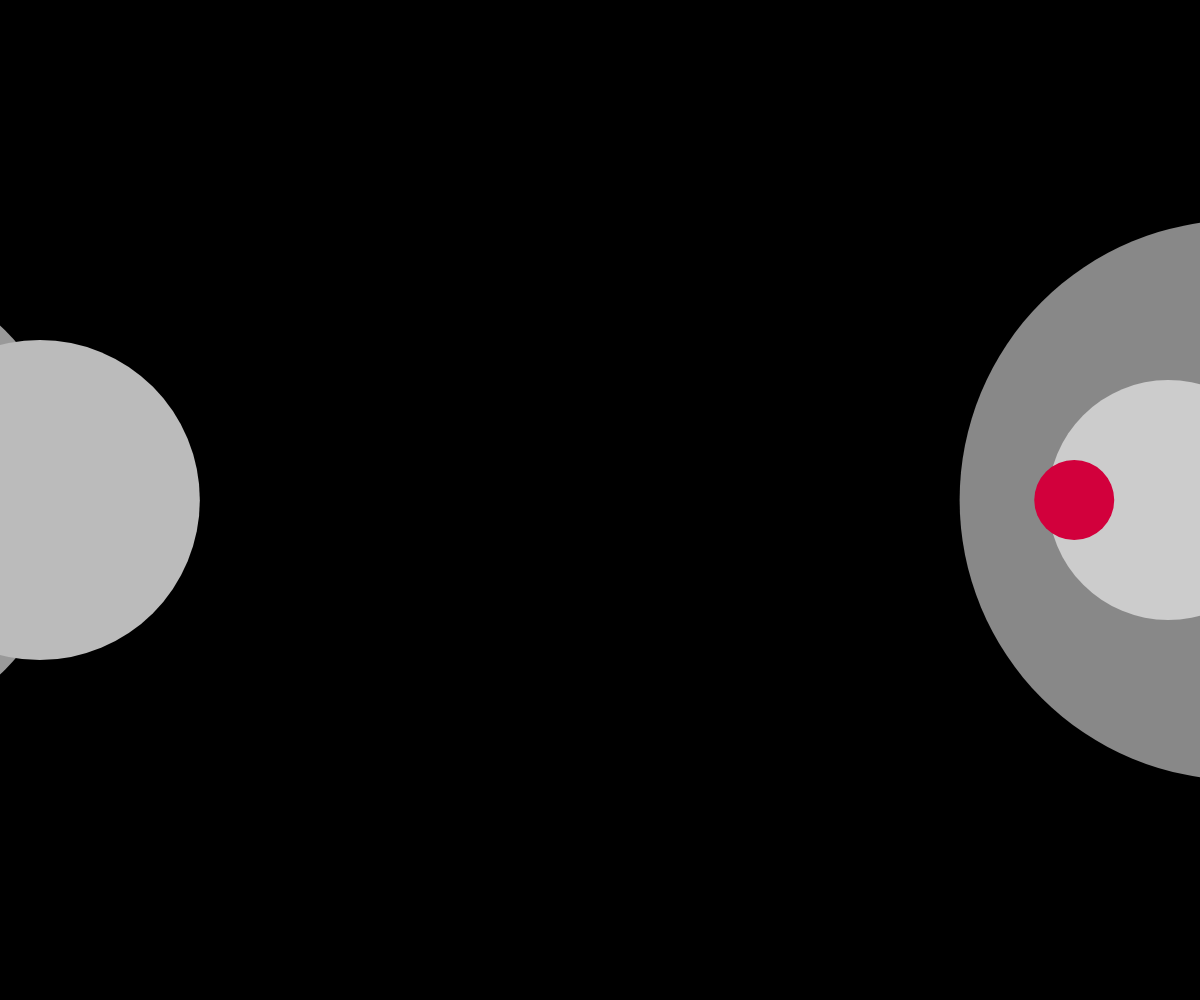
Frame 1 (no input)
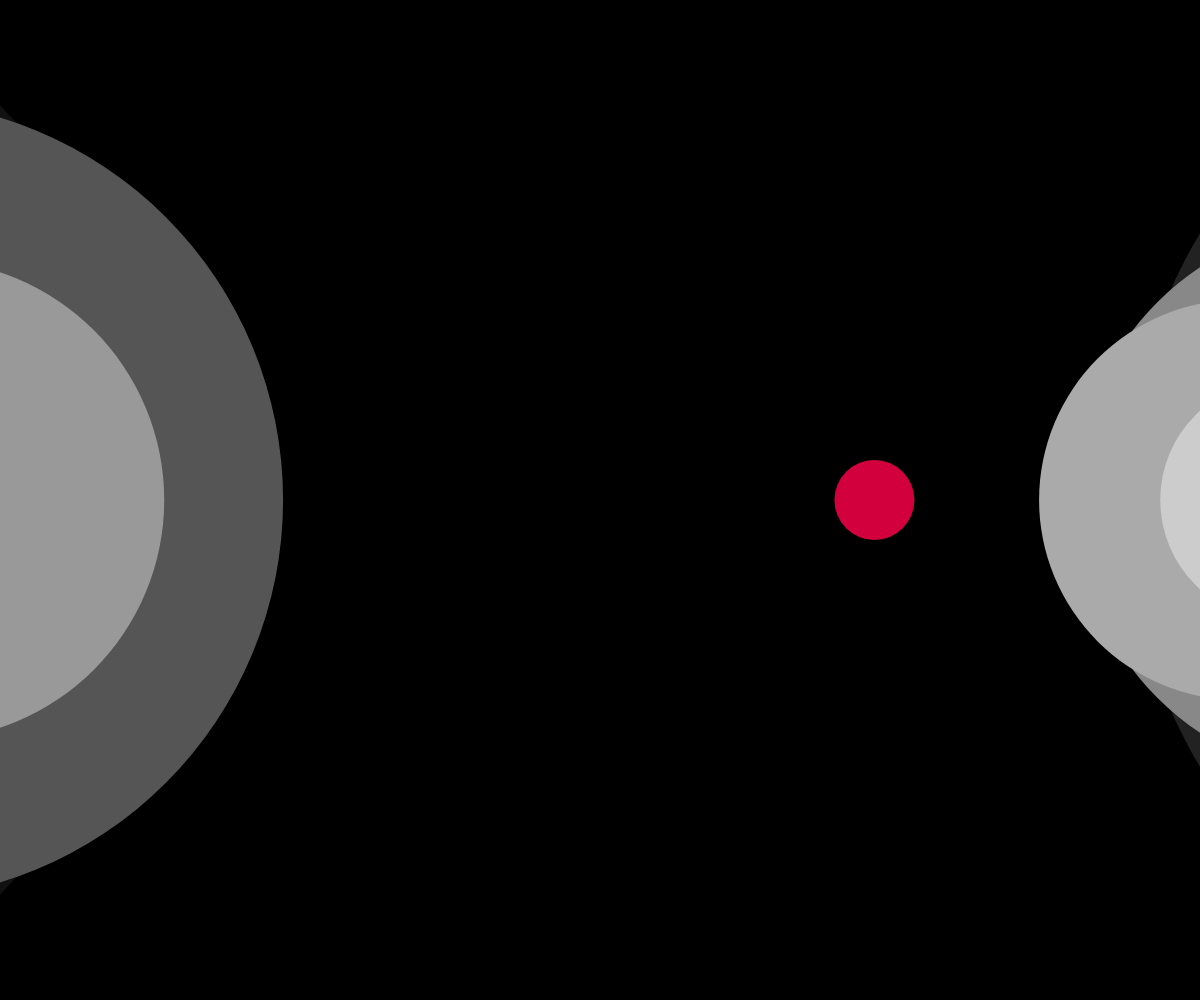
Frame 60 (no input)
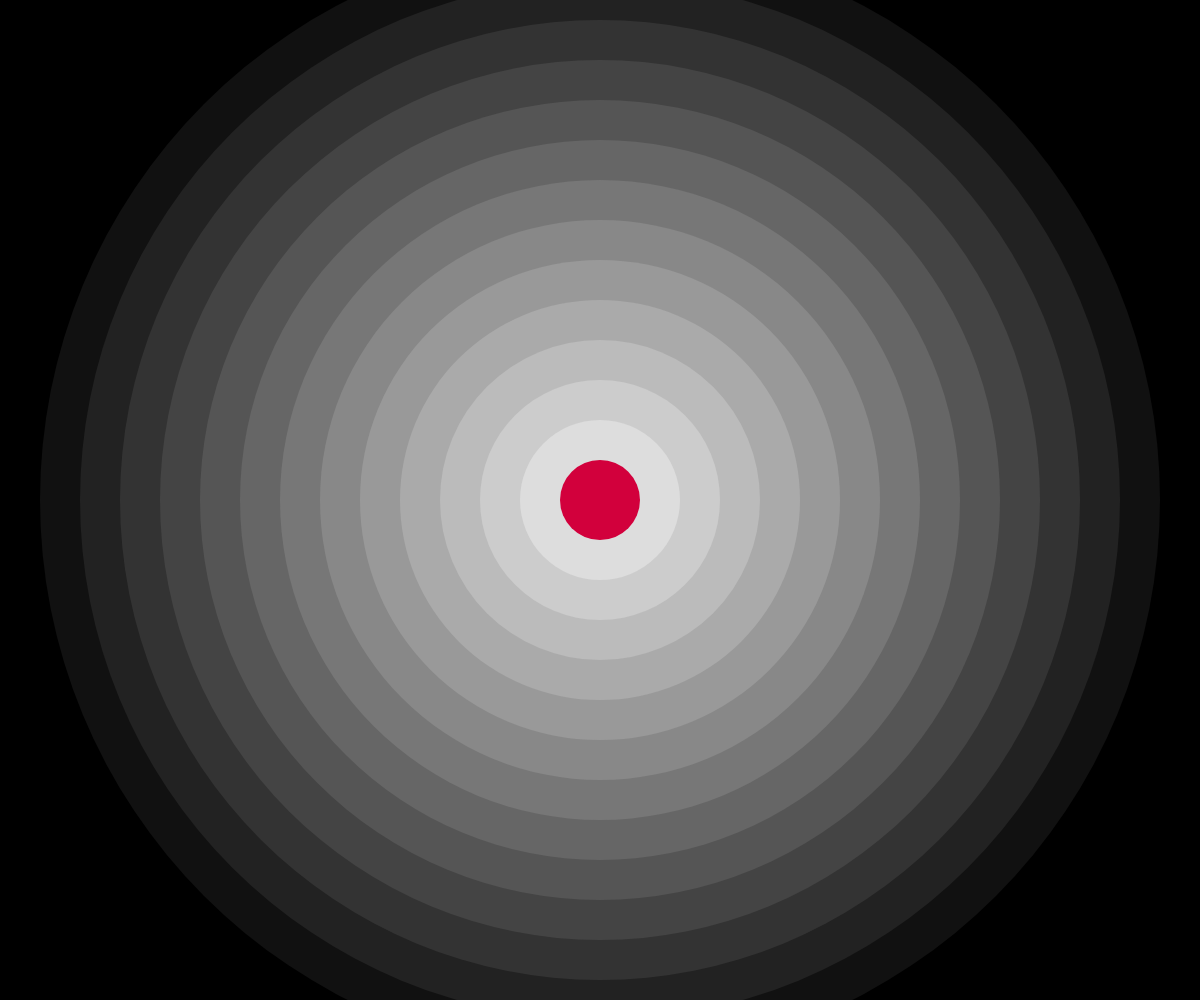
Frame 120 (the mouse pressed at the canvas centre since frame 60)

The p5.js sketch that drew these frames (run headless with seeded random() and noise() and a simulated clock; from frame 60 on, the mouse is pressed at the canvas centre):

// p5.js sketch
// ── sketch.js
var c = {
  w: window.innerWidth,
  h: window.innerHeight
}

var incr = 60;
var steps = 15;
var easing = 0.1;
// var x = 0;

var n = {
  off: [],
  incr: 0.01,
  value: [],
  scl: 100
}

function setup() {
  createCanvas(c.w, c.h);
  background(0);
  noStroke();
  frameRate(20);

  for (let i = 0; i < steps; i++) {
    n.off[i] = random(20000);
  }
}

function draw() {
  background(0);
  let fillC = 0;
  translate(c.w/2, c.h/2);

  noiseOffset();

  let factor = c.w / steps;
  let cStep = 255 / steps;

  let mX = mouseX-c.w/2;

  // easing test
  // let targetX = mX;
  // let dx = targetX - x;
  // x += dx * easing;
  // ellipse(x, 0, 30);

  n.scl = mX * 2;

  for (let i = steps; i > 0; i--) {

    let posX = (mX/steps * i) + (n.value[i] * n.scl);




    fill(fillC);
    if (i == 1) fill(210, 0, 60); // red color
    fillC += cStep;
    if (i % 2 == 0) ellipse(posX,0,i * factor);
    else ellipse(-posX, 0, i* factor);
  }
}

function noiseOffset() {
  for (let i=0; i < steps; i++) {
    n.value[i] = noise(n.off[i]);
    n.off[i] += n.incr;
  }
  // console.log(n.off, n.value);
}
